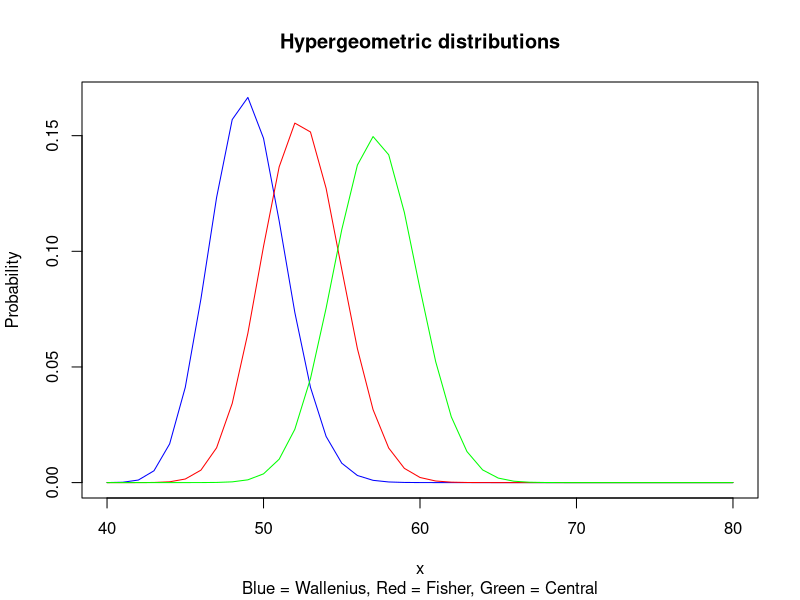

Reproduce this figure in R.
# CompareHypergeo.R
# This demo shows the difference between the three distributions:
# 1. Wallenius' noncentral hypergeometric distribution
# 2. Fisher's noncentral hypergeometric distribution
# 3. The (central) hypergeometric distribution

require(BiasedUrn)
require(stats)

ComparePlot <- function(m1, m2, n, odds) {
  xmin <- minHypergeo(m1, m2, n)
  xmax <- maxHypergeo(m1, m2, n)
  x <- xmin : xmax
  wnc <- dWNCHypergeo(x, m1, m2, n, odds)
  fnc <- dFNCHypergeo(x, m1, m2, n, odds)
  hyp <- dhyper(x, m1, m2, n)
  plot   (x, wnc, type="l", col="blue", 
     main = "Hypergeometric distributions", 
     sub = "Blue = Wallenius, Red = Fisher, Green = Central",
     xlab = "x", ylab = "Probability")
  points (x, fnc, type="l", col="red")
  points (x, hyp, type="l", col="green")
}

ComparePlot(80, 60, 100, 0.5)
